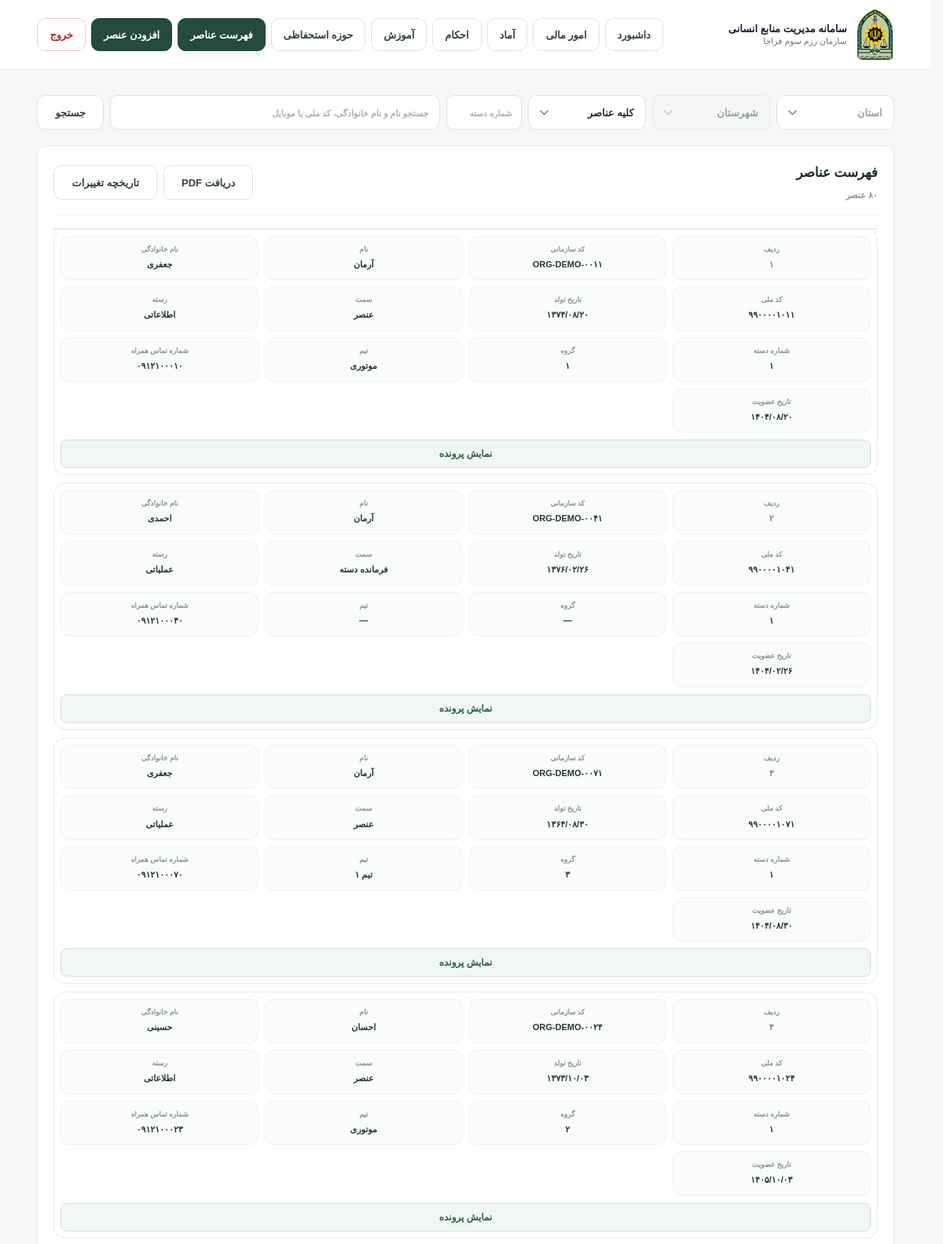
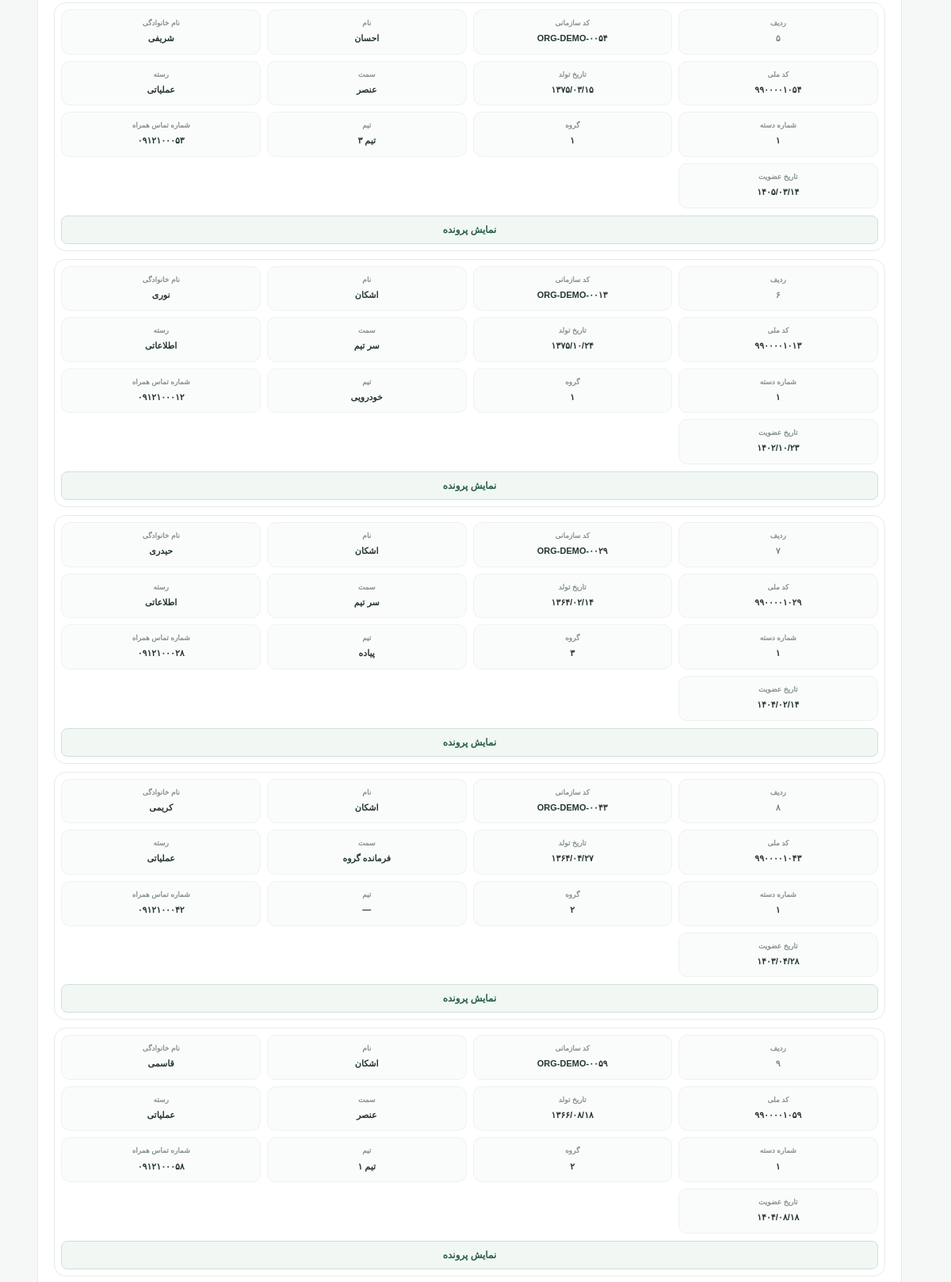
Screenshot of /personnel.php (signed in, upper part) with the database file from the repository (2 pictures, top to bottom).
### tables this page shows
CREATE TABLE `personnel` (
  `id` int(10) UNSIGNED NOT NULL,
  `first_name` varchar(80) NOT NULL,
  `last_name` varchar(120) NOT NULL,
  `full_name` varchar(210) GENERATED ALWAYS AS (trim(concat(`first_name`,' ',`last_name`))) STORED,
  `source_full_name` varchar(210) DEFAULT NULL,
  `national_id` char(10) NOT NULL,
  `position_id` tinyint(3) UNSIGNED NOT NULL,
  `category_type_id` tinyint(3) UNSIGNED NOT NULL,
  `category_number_id` int(10) UNSIGNED NOT NULL,
  `province_id` smallint(5) UNSIGNED NOT NULL,
  `city_id` int(10) UNSIGNED NOT NULL,
  `group_id` tinyint(3) UNSIGNED DEFAULT NULL,
  `team_id` tinyint(3) UNSIGNED DEFAULT NULL,
  `birth_date` date DEFAULT NULL,
  `father_name` varchar(150) DEFAULT NULL,
  `marital_status` enum('single','married','separated') DEFAULT NULL,
  `education_status` varchar(50) DEFAULT NULL,
  `residence_address` text DEFAULT NULL,
  `mobile` varchar(20) NOT NULL,
  `emergency_phone` varchar(20) DEFAULT NULL,
  `organizational_code` varchar(30) DEFAULT NULL,
  `secondary_job` varchar(150) DEFAULT NULL,
  `secondary_job_address` text DEFAULT NULL,
  `secondary_job_phone` varchar(20) DEFAULT NULL,
  `iban` char(26) DEFAULT NULL,
  `iban_holder_name` varchar(150) DEFAULT NULL,
  `profile_photo_path` varchar(255) DEFAULT NULL,
  `personnel_status` enum('active','dismissed') NOT NULL DEFAULT 'active',
  `created_by` int(10) UNSIGNED DEFAULT NULL,
  `updated_by` int(10) UNSIGNED DEFAULT NULL,
  `created_at` timestamp NOT NULL DEFAULT current_timestamp(),
  `updated_at` timestamp NOT NULL DEFAULT current_timestamp() ON UPDATE current_timestamp(),
  `command_scope` varchar(160) GENERATED ALWAYS AS (case when `position_id` = 1 then concat('U:',`province_id`,':',`city_id`,':',`category_type_id`,':',`category_number_id`) when `position_id` = 2 then concat('G:',`province_id`,':',`city_id`,':',`category_type_id`,':',`category_number_id`,':',`group_id`) when `position_id` = 3 then concat('T:',`province_id`,':',`city_id`,':',`category_type_id`,':',`category_number_id`,':',`group_id`,':',`team_id`) else NULL end) STORED
);

### app/bootstrap.php (called while the page is built, shortened)
<?php
function e(?string $value): string { return htmlspecialchars($value ?? '', ENT_QUOTES, 'UTF-8'); }
function user(): ?array { return $_SESSION['user'] ?? null; }
function allowed_units(): array { return match (user()['role'] ?? '') { 'info_commander'=>['information'], 'ops_commander'=>['operations'], default=>['information','operations'], }; }
function can_view_unit(string $unit): bool { return in_array($unit, allowed_units(), true); }
function active_personnel_sql(string $alias='p'): string { return "{$alias}.personnel_status <> 'dismissed'"; }
function personnel_select_sql(string $alias='p'): string {
    return "SELECT {$alias}.*, ct.category_key AS unit, ct.category_name AS unit_label, cn.unit_number, g.group_number AS group_no, t.team_number AS team_no, t.team_name AS team_type, pos.position_key AS position_type, pos.position_name AS position_label, pr.province_name, ci.city_name
            FROM personnel {$alias}
            JOIN category_types ct ON ct.id={$alias}.category_type_id
            JOIN category_numbers cn ON cn.id={$alias}.category_number_id
            JOIN positions pos ON pos.id={$alias}.position_id
            JOIN provinces pr ON pr.id={$alias}.province_id
            JOIN cities ci ON ci.id={$alias}.city_id
            LEFT JOIN personnel_groups g ON g.id={$alias}.group_id
            LEFT JOIN teams t ON t.id={$alias}.team_id";
}
function fa_digits(?string $value): string { return strtr((string)$value, ['0'=>'۰','1'=>'۱','2'=>'۲','3'=>'۳','4'=>'۴','5'=>'۵','6'=>'۶','7'=>'۷','8'=>'۸','9'=>'۹']); }
function gregorian_to_jalali(?string $date): string {
    if (!$date || !preg_match('/^(\d{4})-(\d{1,2})-(\d{1,2})$/', $date, $m)) return '';
    $gy=(int)$m[1]-1600; $gm=(int)$m[2]-1; $gd=(int)$m[3]-1;
    $g_day_no=365*$gy+intdiv($gy+3,4)-intdiv($gy+99,100)+intdiv($gy+399,400);
    $g_days_in_month=[31,28,31,30,31,30,31,31,30,31,30,31];
    for($i=0;$i<$gm;$i++) $g_day_no += $g_days_in_month[$i];
    if($gm>1 && (($gy+1600)%4===0 && (($gy+1600)%100!==0 || ($gy+1600)%400===0))) $g_day_no++;
    $g_day_no += $gd;
    $j_day_no=$g_day_no-79;
    $j_np=intdiv($j_day_no,12053); $j_day_no%=12053;
    $jy=979+33*$j_np+4*intdiv($j_day_no,1461);
    $j_day_no%=1461;
    if($j_day_no>=366){$jy+=intdiv($j_day_no-1,365);$j_day_no=($j_day_no-1)%365;}
    if($j_day_no<186){$jm=1+intdiv($j_day_no,31);$jd=1+($j_day_no%31);}else{$jm=7+intdiv($j_day_no-186,30);$jd=1+(($j_day_no-186)%30);}
    return sprintf('%04d/%02d/%02d',$jy,$jm,$jd);
}
function jalali_display(?string $date): string {
    $dateOnly = substr(trim($date), 0, 10);
    $v = gregorian_to_jalali($dateOnly);
    [$y, $m, $d] = explode('/', $v);
    return fa_digits($y).'/'.fa_digits($m).'/'.fa_digits($d);
}

### public/personnel.php (the view, shortened to what this page needs)
<?php require __DIR__ . '/../app/bootstrap.php'; require_login();
$unit=$_GET['unit']??'all'; if($unit!=='all' && !can_view_unit($unit)) { http_response_code(403); exit('دسترسی غیرمجاز'); }
$filter=$_GET['filter']??'all'; if(!in_array($filter,['all','active','information','operations','dismissed'],true)) $filter='all';
$sortColumns = [
 'organizational_code'=>'p.organizational_code',
 'first_name'=>'p.first_name',
 'last_name'=>'p.last_name',
 'national_id'=>'p.national_id',
 'birth_date'=>'p.birth_date',
 'position'=>'pos.position_name',
 'unit'=>'ct.category_name',
 'unit_number'=>'cn.unit_number',
 'group'=>'g.group_number',
 'team'=>'t.team_number',
 'mobile'=>'p.mobile',
 'join_date'=>'p.created_at'
];
$sort = $_GET['sort'] ?? 'first_name'; if (!isset($sortColumns[$sort])) $sort='first_name';
$direction = strtolower((string)($_GET['direction'] ?? 'asc')) === 'desc' ? 'desc' : 'asc';
$sortSql = $sortColumns[$sort];
$provinceId=(int)($_GET['province_id']??0); $cityId=(int)($_GET['city_id']??0); $categoryNumber=trim((string)($_GET['category_number']??''));
$categoryNumber=strtr($categoryNumber,['۰'=>'0','۱'=>'1','۲'=>'2','۳'=>'3','۴'=>'4','۵'=>'5','۶'=>'6','۷'=>'7','۸'=>'8','۹'=>'9','٠'=>'0','١'=>'1','٢'=>'2','٣'=>'3','٤'=>'4','٥'=>'5','٦'=>'6','٧'=>'7','٨'=>'8','٩'=>'9']);
$categoryNumber=substr(preg_replace('/[^0-9]/','',$categoryNumber),0,3);
$provinces=$pdo->query("SELECT id,province_name,province_code FROM provinces WHERE is_active=1 AND province_code <> 'UNKNOWN' ORDER BY province_name")->fetchAll();
$where=[];$params=[]; if($unit!=='all'){ $where[]='ct.category_key=?'; $params[]=$unit; }
if($filter!=='dismissed'){ $where[]=active_personnel_sql('p'); }
$baseSql=personnel_select_sql('p');
$sql=$baseSql.($where?' WHERE '.implode(' AND ',$where):'').' ORDER BY '.$sortSql.' '.$direction.', p.id ASC';
$st=$pdo->prepare($sql);$st->execute($params);$rows=$st->fetchAll();$rows=array_values(array_filter($rows,fn($r)=>can_view_unit($r['unit'])));
require __DIR__ . '/../app/partials/header.php'; ?>
<form class="filter-bar personnel-filters" method="get" id="personnelFilters" data-auto-filter>
  <div class="smart-filter" id="personnelProvinceSmart" data-placeholder="استان">
    <button type="button" class="smart-filter-trigger" aria-haspopup="listbox" aria-expanded="false"><span class="smart-filter-value">استان</span><span class="smart-filter-arrow">⌄</span></button>
  </div>
  <div class="smart-filter" id="personnelCitySmart" data-placeholder="شهرستان">
    <button type="button" class="smart-filter-trigger" aria-haspopup="listbox" aria-expanded="false" <?= !$provinceId?'disabled':'' ?>><span class="smart-filter-value">شهرستان</span><span class="smart-filter-arrow">⌄</span></button>
  </div>
  <div class="smart-filter" id="personnelCategorySmart" data-placeholder="نوع رسته">
    <button type="button" class="smart-filter-trigger" aria-haspopup="listbox" aria-expanded="false"><span class="smart-filter-value">نوع رسته</span><span class="smart-filter-arrow">⌄</span></button>
  </div>
  <input type="text" name="category_number" class="filter-control filter-number" inputmode="numeric" maxlength="3" autocomplete="off" placeholder="شماره دسته" value="<?= e($categoryNumber) ?>" aria-label="شماره دسته">
  <input type="search" name="q" class="filter-control filter-search" placeholder="جستجو نام و نام خانوادگی، کد ملی یا موبایل" value="<?= e($_GET['q']??'') ?>" aria-label="جستجو">
  <button class="filter-btn" type="submit">جستجو</button>
</form>
<?php $printTitle='فهرست عناصر'; $printLandscape=true; require __DIR__.'/../app/partials/print_frame.php'; ?>
<div class="panel print-list personnel-list-panel">
  <div class="personnel-list-head">
    <div>
      <h2>فهرست عناصر</h2>
      <p><?= fa_digits((string)count($rows)) ?> عنصر</p>
    </div>
    <div class="page-actions">
      <button class="personnel-history-btn" type="button" onclick="window.print()">دریافت PDF</button>
      <a class="personnel-history-btn" href="personnel_history.php">تاریخچه تغییرات</a>
    </div>
  </div>
  <?php if($rows): ?>
    <table class="personnel-directory" aria-label="فهرست عناصر">
      <thead class="personnel-directory-head">
      </thead>
      <tbody class="personnel-directory-body">
      <?php foreach($rows as $rowIndex => $r):
        $rowNumber = $rowIndex + 1;
        $cardFields = [
          ['key'=>'id','label'=>'ردیف','value'=>fa_digits((string)$rowNumber)],
          ['key'=>'organizational_code','label'=>'کد سازمانی','value'=>$r['organizational_code']?:'—'],
          ['key'=>'first_name','label'=>'نام','value'=>$r['first_name']],
          ['key'=>'last_name','label'=>'نام خانوادگی','value'=>$r['last_name']],
          ['key'=>'national_id','label'=>'کد ملی','value'=>$r['national_id']],
          ['key'=>'birth_date','label'=>'تاریخ تولد','value'=>jalali_display($r['birth_date'])],
          ['key'=>'position','label'=>'سمت','value'=>(['unit_commander'=>'فرمانده دسته','group_commander'=>'فرمانده گروه','team_leader'=>'سر تیم','element'=>'عنصر'][$r['position_type']]??$r['position_type'])],
          ['key'=>'unit','label'=>'رسته','value'=>($r['unit']==='information'?'اطلاعاتی':($r['unit']==='operations'?'عملیاتی':$r['unit_label']))],
          ['key'=>'unit_number','label'=>'شماره دسته','value'=>$r['unit_number']?:'—'],
          ['key'=>'group','label'=>'گروه','value'=>$r['group_no']===null?'—':fa_digits((string)$r['group_no'])],
          ['key'=>'team','label'=>'تیم','value'=>$r['team_no']===null?'—':($r['team_type']?:('تیم '.fa_digits((string)$r['team_no'])))],
          ['key'=>'mobile','label'=>'شماره تماس همراه','value'=>$r['mobile']?:'—'],
          ['key'=>'join_date','label'=>'تاریخ عضویت','value'=>jalali_display(substr((string)$r['created_at'],0,10))],
        ];
      ?>
        <tr class="personnel-directory-row">
          <?php foreach($cardFields as $field): ?>
            <td class="personnel-data-cell">
              <span class="personnel-data-label"><?= e($field['label']) ?></span>
              <strong class="personnel-data-value"><?= e((string)$field['value']) ?></strong>
            </td>
          <?php endforeach; ?>
          <td class="personnel-action-cell">
            <a class="personnel-profile-btn" href="personnel_view.php?id=<?= (int)$r['id'] ?>">نمایش پرونده</a>
          </td>
        </tr>
      <?php endforeach; ?>
      </tbody>
    </table>
  <?php else: ?>
    <div class="personnel-empty"><strong>موردی پیدا نشد.</strong><span>فیلترها یا عبارت جست‌وجو را تغییر بدهید.</span></div>
  <?php endif; ?>
</div>
<?php require __DIR__ . '/../app/partials/footer.php'; ?>

### rows the page displays
personnel: label "ردیف", value "۱", label "کد سازمانی", value "ORG-DEMO-۰۰۱۱", label "نام", value "آرمان", label "نام خانوادگی", value "جعفری", label "کد ملی", value "۹۹۰۰۰۰۱۰۱۱", label "تاریخ تولد", value "۱۳۷۴/۰۸/۲۰", label "سمت", value "عنصر", label "رسته", value "اطلاعاتی", label "شماره دسته", label "گروه", label "تیم", value "موتوری", label "شماره تماس همراه", value "۰۹۱۲۱۰۰۰۱۰", label "تاریخ عضویت", value "۱۴۰۴/۰۸/۲۰"
personnel: label "ردیف", value "۲", label "کد سازمانی", value "ORG-DEMO-۰۰۴۱", label "نام", value "آرمان", label "نام خانوادگی", value "احمدی", label "کد ملی", value "۹۹۰۰۰۰۱۰۴۱", label "تاریخ تولد", value "۱۳۷۶/۰۲/۲۶", label "سمت", value "فرمانده دسته", label "رسته", value "عملیاتی", label "شماره دسته", value "۱", label "گروه", value "—", label "تیم", label "شماره تماس همراه", value "۰۹۱۲۱۰۰۰۴۰", label "تاریخ عضویت", value "۱۴۰۴/۰۲/۲۶"
personnel: label "ردیف", value "۳", label "کد سازمانی", value "ORG-DEMO-۰۰۷۱", label "نام", value "آرمان", label "نام خانوادگی", value "جعفری", label "کد ملی", value "۹۹۰۰۰۰۱۰۷۱", label "تاریخ تولد", value "۱۳۶۴/۰۸/۳۰", label "سمت", value "عنصر", label "رسته", value "عملیاتی", label "شماره دسته", value "۱", label "گروه", label "تیم", value "تیم ۱", label "شماره تماس همراه", value "۰۹۱۲۱۰۰۰۷۰", label "تاریخ عضویت", value "۱۴۰۴/۰۸/۳۰"
personnel: label "ردیف", value "۴", label "کد سازمانی", value "ORG-DEMO-۰۰۲۴", label "نام", value "احسان", label "نام خانوادگی", value "حسینی", label "کد ملی", value "۹۹۰۰۰۰۱۰۲۴", label "تاریخ تولد", value "۱۳۷۳/۱۰/۰۳", label "سمت", value "عنصر", label "رسته", value "اطلاعاتی", label "شماره دسته", value "۱", label "گروه", value "۲", label "تیم", value "موتوری", label "شماره تماس همراه", value "۰۹۱۲۱۰۰۰۲۳", label "تاریخ عضویت", value "۱۴۰۵/۱۰/۰۳"
personnel: label "ردیف", value "۵", label "کد سازمانی", value "ORG-DEMO-۰۰۵۴", label "نام", value "احسان", label "نام خانوادگی", value "شریفی", label "کد ملی", value "۹۹۰۰۰۰۱۰۵۴", label "تاریخ تولد", value "۱۳۷۵/۰۳/۱۵", label "سمت", value "عنصر", label "رسته", value "عملیاتی", label "شماره دسته", value "۱", label "گروه", label "تیم", value "تیم ۳", label "شماره تماس همراه", value "۰۹۱۲۱۰۰۰۵۳", label "تاریخ عضویت", value "۱۴۰۵/۰۳/۱۴"
personnel: label "ردیف", value "۶", label "کد سازمانی", value "ORG-DEMO-۰۰۱۳", label "نام", value "اشکان", label "نام خانوادگی", value "نوری", label "کد ملی", value "۹۹۰۰۰۰۱۰۱۳", label "تاریخ تولد", value "۱۳۷۵/۱۰/۲۴", label "سمت", value "سر تیم", label "رسته", value "اطلاعاتی", label "شماره دسته", value "۱", label "گروه", label "تیم", value "خودرویی", label "شماره تماس همراه", value "۰۹۱۲۱۰۰۰۱۲", label "تاریخ عضویت", value "۱۴۰۲/۱۰/۲۳"
personnel: label "ردیف", value "۷", label "کد سازمانی", value "ORG-DEMO-۰۰۲۹", label "نام", value "اشکان", label "نام خانوادگی", value "حیدری", label "کد ملی", value "۹۹۰۰۰۰۱۰۲۹", label "تاریخ تولد", value "۱۳۶۴/۰۲/۱۴", label "سمت", value "سر تیم", label "رسته", value "اطلاعاتی", label "شماره دسته", value "۱", label "گروه", value "۳", label "تیم", value "پیاده", label "شماره تماس همراه", value "۰۹۱۲۱۰۰۰۲۸", label "تاریخ عضویت", value "۱۴۰۴/۰۲/۱۴"
personnel: label "ردیف", value "۸", label "کد سازمانی", value "ORG-DEMO-۰۰۴۳", label "نام", value "اشکان", label "نام خانوادگی", value "کریمی", label "کد ملی", value "۹۹۰۰۰۰۱۰۴۳", label "تاریخ تولد", value "۱۳۶۴/۰۴/۲۷", label "سمت", value "فرمانده گروه", label "رسته", value "عملیاتی", label "شماره دسته", value "۱", label "گروه", value "۲", label "تیم", value "—", label "شماره تماس همراه", value "۰۹۱۲۱۰۰۰۴۲", label "تاریخ عضویت", value "۱۴۰۳/۰۴/۲۸"
personnel: label "ردیف", value "۹", label "کد سازمانی", value "ORG-DEMO-۰۰۵۹", label "نام", value "اشکان", label "نام خانوادگی", value "قاسمی", label "کد ملی", value "۹۹۰۰۰۰۱۰۵۹", label "تاریخ تولد", value "۱۳۶۶/۰۸/۱۸", label "سمت", value "عنصر", label "رسته", value "عملیاتی", label "شماره دسته", value "۱", label "گروه", value "۲", label "تیم", value "تیم ۱", label "شماره تماس همراه", value "۰۹۱۲۱۰۰۰۵۸", label "تاریخ عضویت", value "۱۴۰۴/۰۸/۱۸"

### other values shown
$appName "سامانه مدیریت منابع انسانی"
$item[1] "داشبورد"
$item[1] "امور مالی"
$item[1] "آماد"
$item[1] "احکام"
$item[1] "آموزش"
$item[1] "حوزه استحفاظی"
$item[1] "فهرست عناصر"
